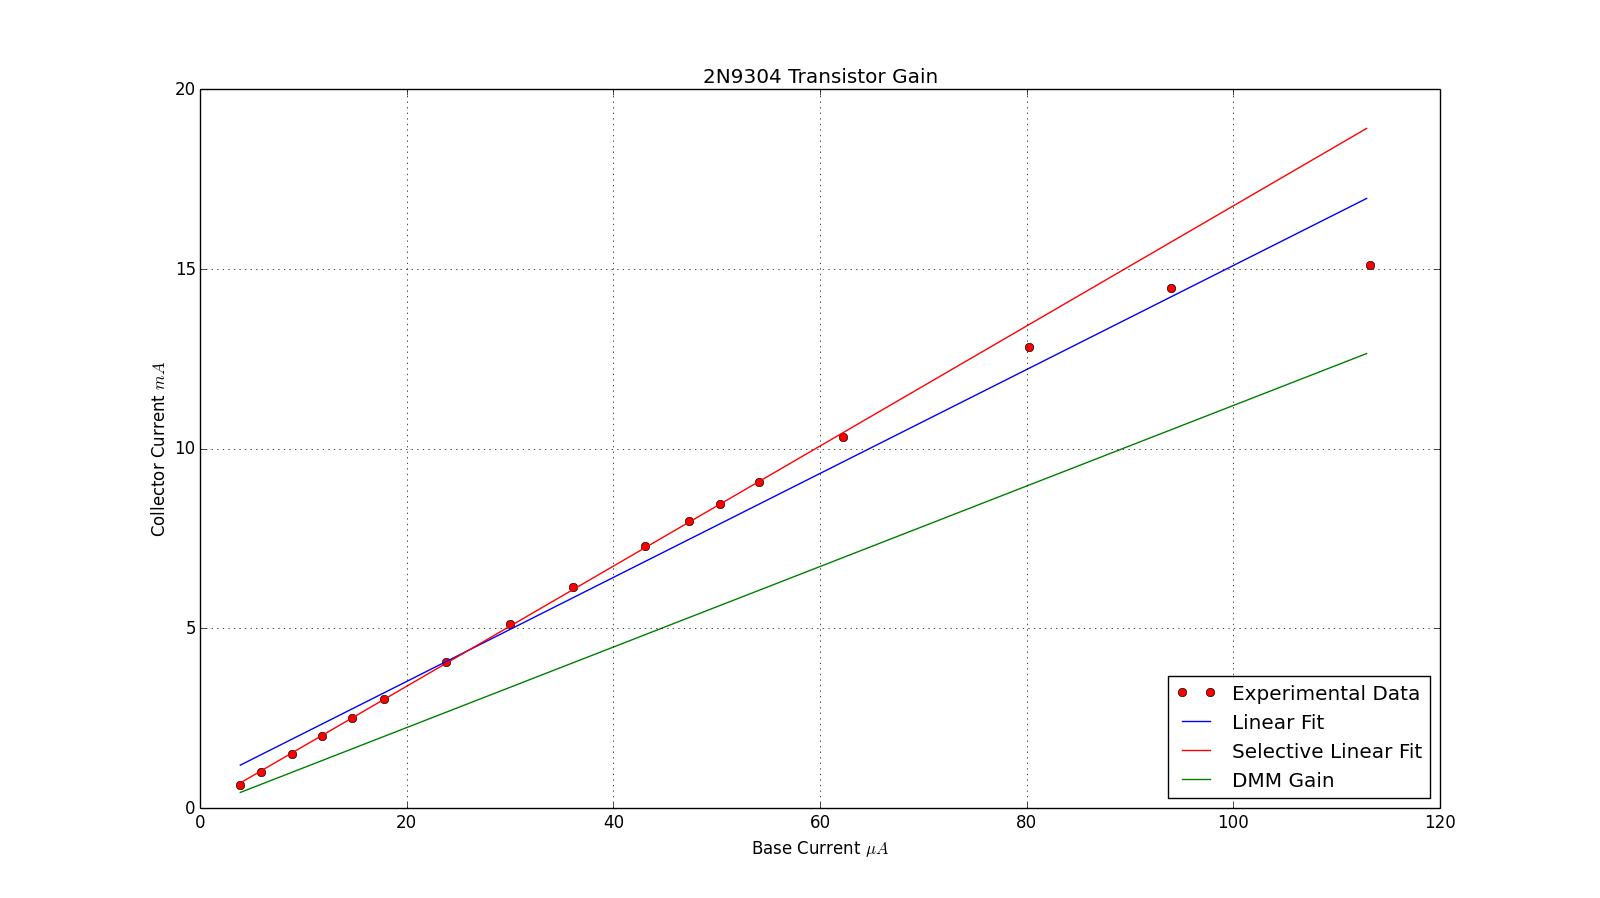

Reproduce this figure in Python.
import matplotlib.pyplot as plt
import numpy as np
import os

# Set up the path to the Data directory
dataPath = os.path.dirname(os.path.abspath(__file__)) + '/../Data'

# Import data for plot
baseCurrent, collectorCurrent = np.genfromtxt((dataPath + '/data.csv'), unpack=True, delimiter=',', skiprows=1, usecols=(0,1))

# Convert to useful units
# baseCurrent *= 10**(-6) # uA to A
# collectorCurrent *= 10**(-3) # mA to A

# Make a theory curve for the data
gain, offset = np.polyfit(baseCurrent, collectorCurrent, 1)
x = np.arange(min(baseCurrent), max(baseCurrent))
y = (gain * x) + offset

# Grab some selective data and make a better theory curve
indices = range(0,14)
selectBase = np.take(baseCurrent, indices)
selectCollector = np.take(collectorCurrent, indices)
selectGain, selectOffset = np.polyfit(selectBase, selectCollector, 1)
u = x
v = (selectGain * u) + selectOffset

# Make another curve based on the gain measured by the DMM
dmmGain = 112
w = x
z = dmmGain * w * 10**(-3)

# Plot Ib on x, Ic on y
plt.figure()
plt.plot(baseCurrent, collectorCurrent, 'ro', label='Experimental Data')   # Original data
plt.plot(x, y, label='Linear Fit')  # Theory curve on original data
plt.plot(u, v, 'r', label='Selective Linear Fit')     # Theory curve on selective data
plt.plot(w, z, 'g', label='DMM Gain')     # Theory curve on DMM gain
plt.xlabel('Base Current ' + r'$\mu A$')
plt.ylabel('Collector Current ' + r'$mA$')
plt.title("2N9304 Transistor Gain")
plt.legend(loc=4)
plt.grid(True)
# plt.tight_layout()

plt.show()
